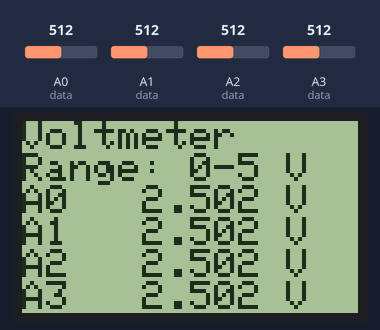
The sketch below on a simulated Arduino Uno, built with avr-gcc and run on an emulated ATmega328P. On the bench: 84×48 one-colour display. Inputs (shaded band) come from the test bench; at power-on: A0 (data) = 512, A1 (data) = 512, A2 (data) = 512, A3 (data) = 512.

Above: at 1.2 s.
1.3 s: A0 (data) set to 716
At 2.4 s:
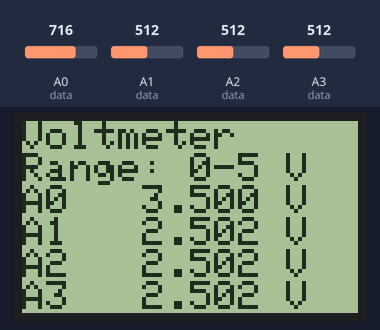
2.9 s: A1 (data) set to 716
At 3.5 s:
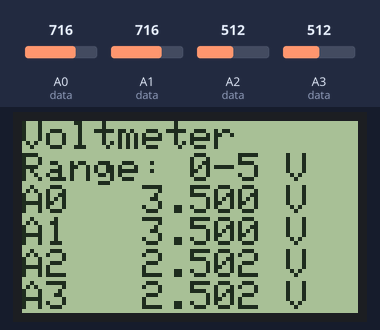
4.4 s: A2 (data) set to 716
At 5.7 s:
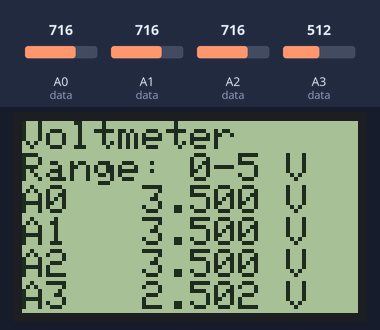
6.0 s: A3 (data) set to 716
At 6.9 s:
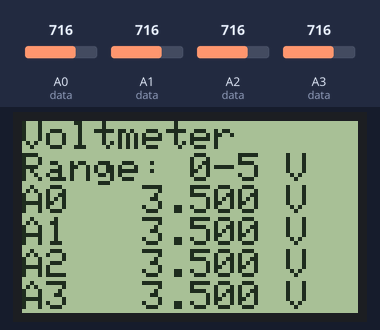
7.6 s: A0 (data) set to 992
At 8.0 s:
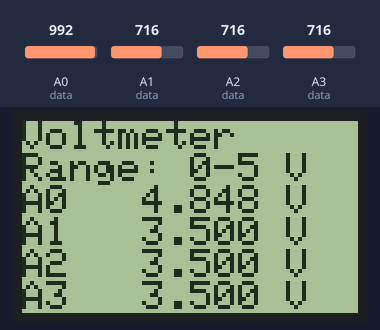
9.1 s: A1 (data) set to 992
At 10.4 s:
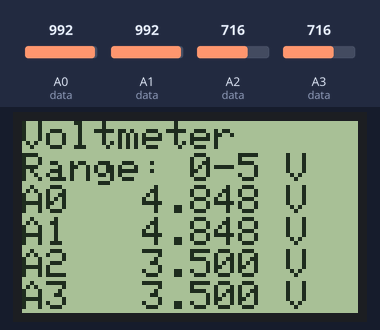
Timing chart, 0 to 11.7 s (numbered marks = the images above; inputs shaded):
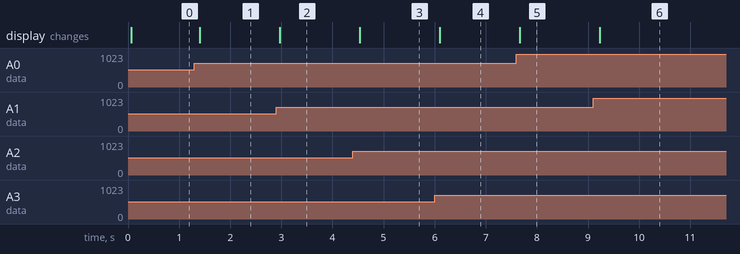

Measured:
- after the input at 1.3 s, the display: changes after 0.11 s (image 1)
- after the input at 2.9 s, the display: changes after 0.07 s (image 2)
- after the input at 4.4 s, the display: changes after 0.14 s (image 3)
- after the input at 6.0 s, the display: changes after 0.10 s (image 4)
- after the input at 7.6 s, the display: changes after 0.06 s (image 5)
- after the input at 9.1 s, the display: changes after 0.13 s (image 6)

The sketch:

voltmeter_5v_digital.ino
```cpp
// (licence header left out)
#include <Adafruit_GFX.h>
#include <Adafruit_PCD8544.h>

// Software SPI (slower updates, more flexible pin options):
// pin 7 - Serial clock out (SCLK)
// pin 6 - Serial data out (DIN)
// pin 5 - Data/Command select (D/C)
// pin 4 - LCD chip select (CS)
// pin 3 - LCD reset (RST)
Adafruit_PCD8544 display = Adafruit_PCD8544(7, 6, 5, 4, 3);

struct VoltmeterData {
  const int channel;
  const char name[3];
  double value;
};

VoltmeterData data[4]={
  {A0,"A0",0.},
  {A1,"A1",0.},
  {A2,"A2",0.},
  {A3,"A3",0.},
};

char buffer[10];
const double vref=5.0;
const int samples=8;

void setup() {
  display.begin();
  display.setContrast(60);
  display.clearDisplay();
  display.display();
}

void loop() {
  measure(samples);
  drawVoltmeter();
  delay(200);
}

void measure(const int smp) {
  long d;
  for(int i=0;i<4;i++) {
    d=0;
    for(int x=0;x<smp;x++)
      d+=analogRead(data[i].channel);
    data[i].value= d * vref / 1023.0 / smp;
  }
}

void drawVoltmeter() {
  display.clearDisplay();
  display.setCursor(0,0);
  display.print("Voltmeter");
  display.setCursor(0,8);
  display.print("Range: 0-5 V");
  for(int i=0;i<4;i++) {
    display.setCursor(0,8*i+16);
    display.print(data[i].name);

    display.setCursor(30,8*i+16);
    dtostrf(data[i].value, 4, 3, buffer);
    display.print(buffer);
    display.print(" V");
  }
  display.display();
}
```
